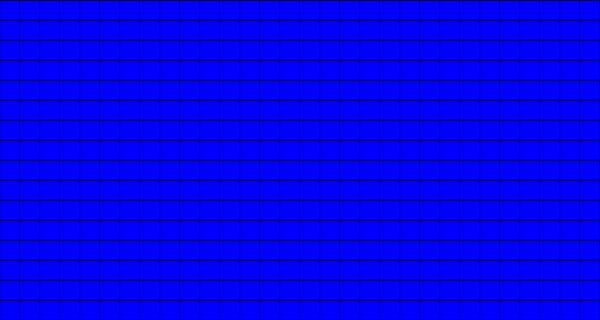
Frame 1 (no input)
Frame 60 (no input): identical to frame 1, image omitted
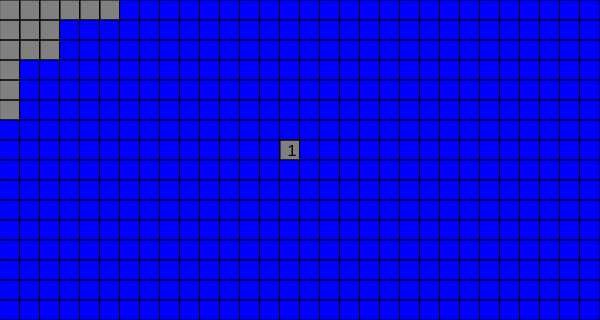
Frame 120 (the mouse pressed at the canvas centre since frame 60)

The p5.js sketch that drew these frames (run headless with seeded random() and noise() and a simulated clock; from frame 60 on, the mouse is pressed at the canvas centre):

// p5.js sketch
// ── sketch.js
let mapIndex = []
let initialNearbySetup = true
let cellSize = 20
let firstClick = true

//class responsible for creating and rendering the board
//difficulty: string (easy, normal or hard) 
class Board {

    constructor(difficulty) {        

        switch (difficulty) {
            case "hard":
                this.mineNumber = 99
                this.width = 30
                this.height = 16
                break
            case "medium":
                this.mineNumber = 40
                this.width = 15
                this.height = 13
                break       
            case "easy":
                this.mineNumber = 10
                this.width = 8
                this.height = 8
                break 
        }
    }
    
    /**
     * Generate a "map" by using the provided x & y coordinates in the difficulty
     */
    mapGeneration(){
        for (let i = 0; i < this.width; i++) {
    
            mapIndex.push([])
            for (let j = 0; j < this.height; j++) {
    
                //Cell information
                mapIndex[i].push({
                    x: i,
                    y: j,
                    isActive: false,
                    isMine: false,
                    isFirst: false,
                    nearbyMines: 0,
                    group: undefined,
                    flag: false
                })            
            }
        }
    }

    /**
     * Defines where mines should go by running a loop that chooses a random cell, if the cell is not a mine
     * it's flagged as a mine, else it adds 1 to the loop counter.
     * Might need a rework for a custom difficulty so it doesnt loop too many times if the mine/empty cell ratio is too high
     */
    minePlacement() {
        let noEmptySpaces = false
        
        for (let i = 0; i < this.mineNumber; i++){
            let xCell = round(random(0, this.width-1))
            let yCell = round(random(0, this.height-1))
    
            if(mapIndex[xCell][yCell].isMine || mapIndex[xCell][yCell].isFirst){
                i--
            }else {
                mapIndex[xCell][yCell].isMine = true
                this.totalMines++
            }
        }

        // define the number of nearby mine on every cell
        for (let i = 0; i < this.width; i++){
            for(let j = 0; j < this.height; j++){
                this.checkNear(i,j,false)
            }
        }

        let firstCicle = true
        let currentGroup = 1
        while (!noEmptySpaces){

            let counter = 0
            for (let i = 0; i < this.width; i++){
                for(let j = 0; j < this.height; j++){                    
                    if (mapIndex[i][j].nearbyMines == 0 && !mapIndex[i][j].isMine && mapIndex[i][j].group == undefined){
                        if (firstCicle){
                            mapIndex[i][j].group = currentGroup
                            //console.log(`Group:${mapIndex[i][j].group} x:${i+1} y:${j+1}`);
                            firstCicle = false                      
                        }else if (j > 0 && i == 0){
                            if (mapIndex[i][j-1].group == currentGroup){
                                mapIndex[i][j].group = currentGroup
                                //console.log(`Group:${mapIndex[i][j].group} x:${i+1} y:${j+1}`);
                            }   
                        }else if (j > 0 && i > 0){
                            if (mapIndex[i][j-1].group == currentGroup || mapIndex[i-1][j].group == currentGroup){
                                mapIndex[i][j].group = currentGroup
                                //console.log(`Group:${mapIndex[i][j].group} x:${i+1} y:${j+1}`);
                            }  
                        } else if (j == 0 & i > 0){
                            if (mapIndex[i-1][j].group == currentGroup){
                                mapIndex[i][j].group = currentGroup
                                //console.log(`Group:${mapIndex[i][j].group} x:${i+1} y:${j+1}`);
                            } 
                        }
                    } else {
                        counter++
                    }
                }
            }
            firstCicle = true

            currentGroup++          

            if(counter == 480 || currentGroup > 100){
                noEmptySpaces = true
            }
        }

    }

    /**
     * aligns text in the middle of a cell, recieves the top left position pf a cell
     * @param {Text} textInput  Text to be aligned
     * @param {Number} xPos     horizontal position of the cell
     * @param {Number} yPos     vertical position of the cell
     */
    textCenterCell(textInput, xPos, yPos){
        fill("black")
        textAlign(CENTER, CENTER)
        textSize(this.height)
        text(textInput, (xPos*cellSize)+cellSize*0.1, yPos*cellSize+cellSize*0.6,cellSize) 
    }

    /**
     * check adjecent cells for mines, if any adds to the mine counter,
     * on click it also opens adjecent empty cells
     * @param {Interger} xPos       Horizontal index of the cell.
     * @param {Interger} yPos       Vertical Index of the cell.
     * @param {Boolean} isClick     If it's used on a click or not.
     * @returns                     True if any empty cells were found
     */
    checkNear(xPos, yPos, isClick){
        let mineNearby = false
        let cellDirection = []
        mapIndex[xPos][yPos].nearbyMines = 0
        
        //setup for directions to check for mines
        //0: up, 1: up-right, 2: right, 3: down-right
        //4: down, 5: down-left, 6: left, 7: up-left
        if (xPos == this.width-1) {
            cellDirection = 
            [mapIndex[xPos][yPos-1], mapIndex[xPos][yPos+1], mapIndex[xPos-1][yPos+1],
            mapIndex[xPos-1][yPos], mapIndex[xPos-1][yPos-1]]   
        } else if (xPos == 0) {
            cellDirection = 
            [mapIndex[xPos][yPos-1], mapIndex[xPos+1][yPos-1],mapIndex[xPos+1][yPos],
            mapIndex[xPos+1][yPos+1], mapIndex[xPos][yPos+1]]
        } else {
            cellDirection = 
            [mapIndex[xPos][yPos-1], mapIndex[xPos+1][yPos-1],mapIndex[xPos+1][yPos],
            mapIndex[xPos+1][yPos+1], mapIndex[xPos][yPos+1], mapIndex[xPos-1][yPos+1],
            mapIndex[xPos-1][yPos], mapIndex[xPos-1][yPos-1]] 
        }

        //run only on clicks
        cellDirection.map(e => {
            //if there are adjecent mines
            if (e != undefined && e.isMine){
                mapIndex[xPos][yPos].nearbyMines++
            //if the adjecent cell is empty (only run on  clicks)
            } else if (e != undefined && !e.isMine && e.nearbyMines == 0 && isClick){
                e.isActive = true
                mineNearby = true
            }
        })

        return mineNearby
    }

    /**
     * draws every square in the board by looping width by height
     */
    draw(){
        for (let i = 0; i < this.width; i++) {
            for (let j = 0; j < this.height; j++) {
                //check if the cell has been clicked (.isActive)
                if (mapIndex[i][j].isActive) {  
                    if (mapIndex[i][j].isMine){
                        this.textCenterCell("x", i, j)
                    } else if (mapIndex[i][j].nearbyMines != 0) {
                        this.textCenterCell(mapIndex[i][j].nearbyMines, i, j)
                    }

                    noFill()
                
                //check if the cell is a mine or is flagged
                } else {
                    if (mapIndex[i][j].isMine){
                        this.textCenterCell("x", i, j)
                    } else if (mapIndex[i][j].nearbyMines != 0) {
                        this.textCenterCell(mapIndex[i][j].nearbyMines, i, j)
                    }
                    if (!mapIndex[i][j].flag)
                    fill("blue")     
                    else if (mapIndex[i][j].flag)
                    fill("red")          
                }

                rect(i*cellSize,j*cellSize,cellSize,cellSize)
            }
        }
    }
}

/**
 * check mouse X/Y position to see if it's the same as the area defined
 * @param {Interger} xPos  Horizontal position of the cell being checked
 * @param {Interger} yPos  Vertical position of the cell being checked
 * @param {Interger} xArea Horizontal size of the cell
 * @param {Interger} yArea (optional)Vertical size of the cell, if empty it uses xArea instead
 */
function mouseCollision(xPos, yPos, xArea, yArea) {

    if (yArea != undefined){        
        if(mouseX > xPos*xArea && mouseX <= (xPos*xArea)+xArea) {

            if(mouseY > yPos*yArea && mouseY <= (yPos*yArea)+yArea){

                return true   
            }
        }
    } else {
        if(mouseX > xPos*xArea && mouseX <= (xPos*xArea)+xArea) {
            
            if(mouseY > yPos*xArea && mouseY <= (yPos*xArea)+xArea){

                return true   
            }
        }
    }    
    return false
}

//mouse click functions
function mousePressed() {
    //on right click it "opens" a cell, if already activated it does nothing
    if (mouseButton == LEFT){
        let currentGroup
        //scan for the cell clicked by looping and checking mouse collision
        for (let i = 0; i < stage.width; i++) {
            for (let j = 0; j < stage.height; j++) {
                if (mouseCollision(i,j,cellSize) && !mapIndex[i][j].isActive) {                 
                    mapIndex[i][j].isActive = true
                    currentGroup = mapIndex[i][j].group
    
                    //initial setup for mine placement, runs after the first click to avoid a mine from the start
                    if (firstClick){
                        mapIndex[i][j].isFirst = true
                        stage.minePlacement()
                        firstClick = false
                        initialNearbySetup = true
                        console.log(mapIndex)
                    }
                }
            }
        }
    
        for (let i = 0; i < stage.width; i++) {
            for (let j = 0; j < stage.height; j++) {
                if (mapIndex[i][j].group != undefined){
                    if (mapIndex[i][j].group == currentGroup || mapIndex[i][j].group == 1)
                    mapIndex[i][j].isActive = true
                    //checkNear(i,j,true)
                }
    
            }
        }

    //right clicks on flag cells as mines, if the cell is already flagged it removes it instead
    } else if (mouseButton == RIGHT){
        for (let i = 0; i < stage.width; i++) {
            for (let j = 0; j < stage.height; j++) {
                if (mouseCollision(i,j,cellSize) && !mapIndex[i][j].isActive) { 
                    if (!mapIndex[i][j].flag)                
                    mapIndex[i][j].flag = true
                    else
                    mapIndex[i][j].flag = false

                }
            }
        }
    }

    
}

function setup(){
    stage = new Board("hard")
	createCanvas(stage.width*cellSize, stage.height*cellSize);
    stage.mapGeneration()
}

function draw(){
    background("grey")
    stage.draw()
}
